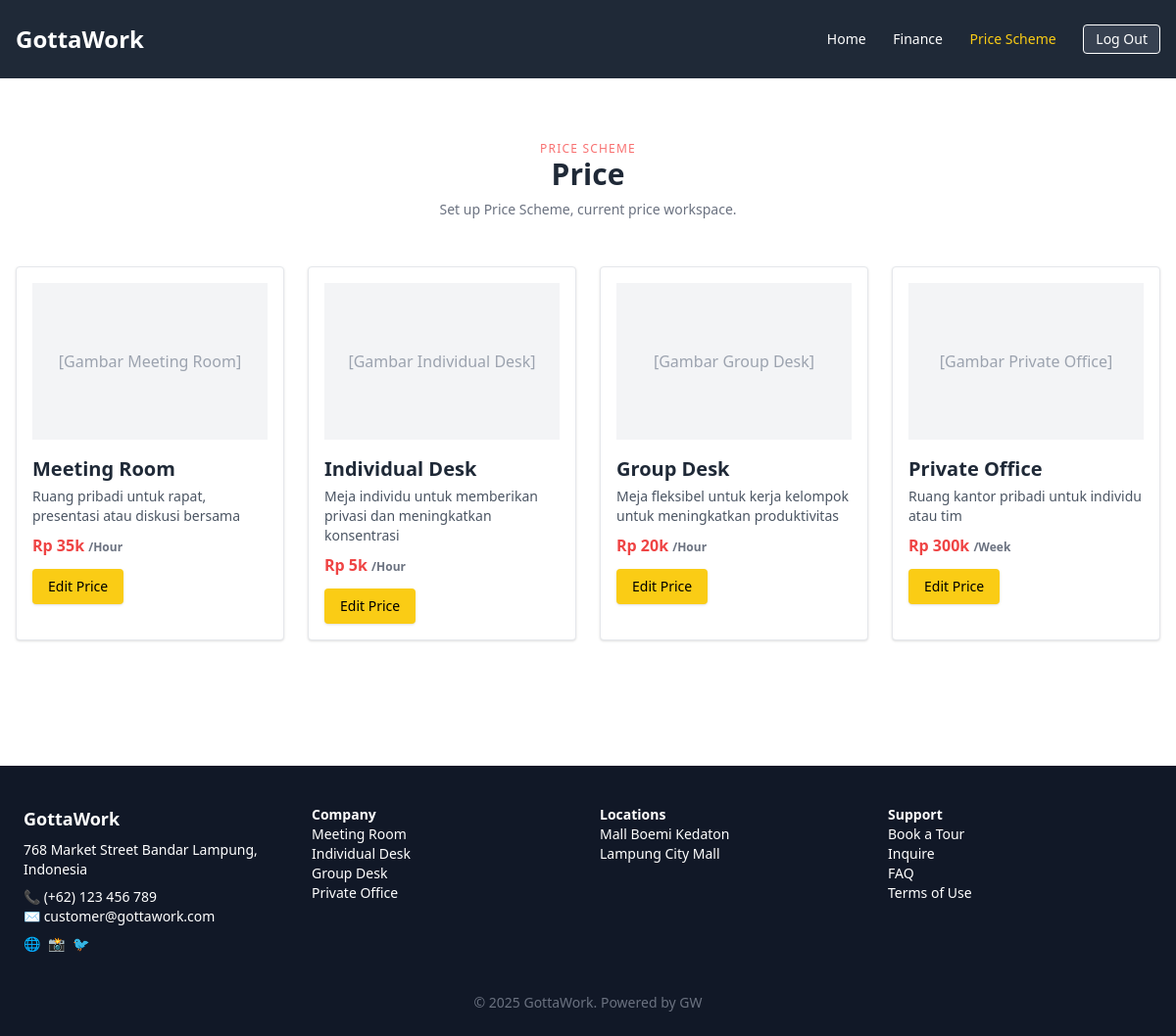
/manager_skematarif.php, run on an earlier commit of the app's database.
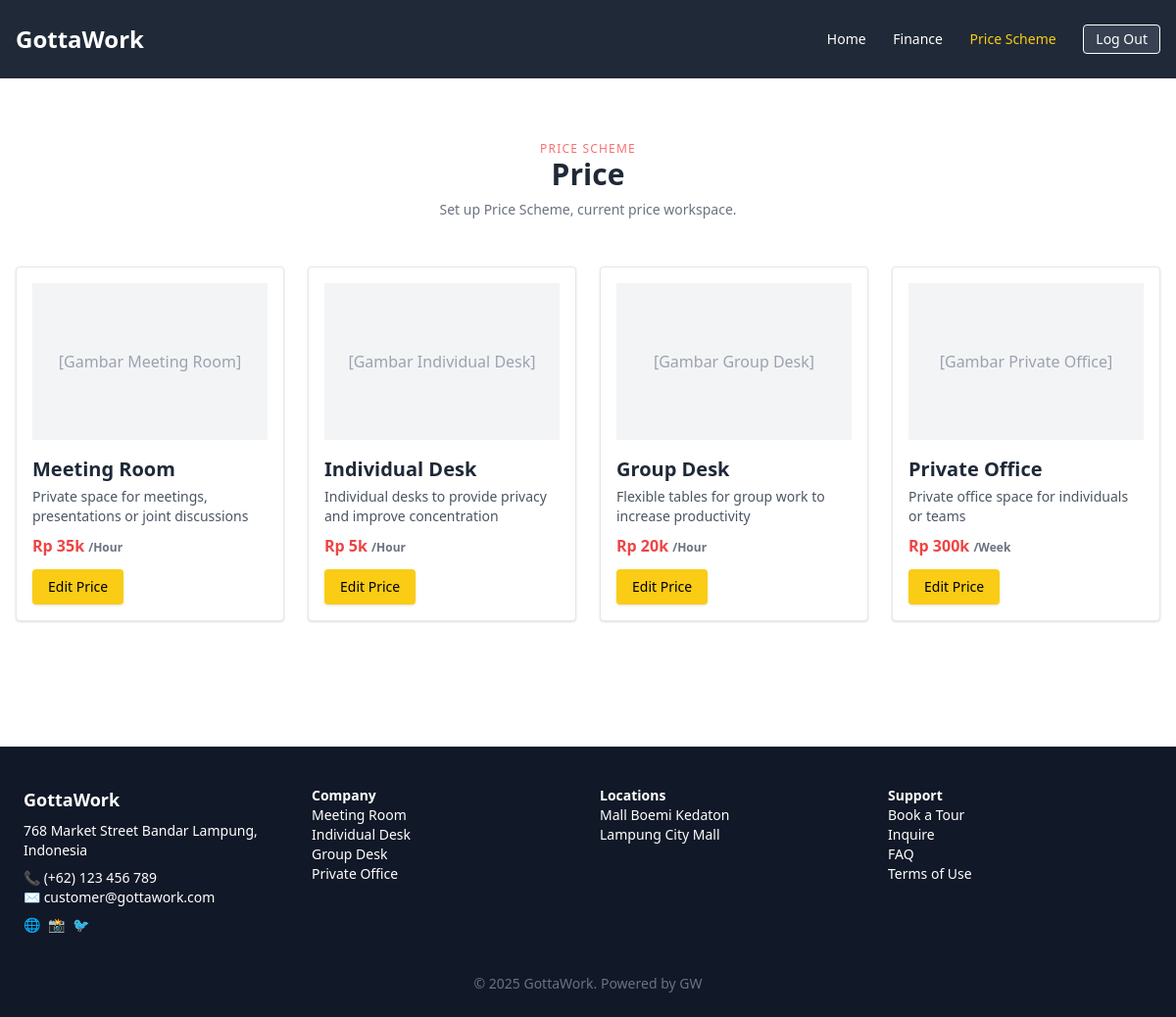
And on a later commit of the database.
### tables this page shows
CREATE TABLE `harga` (
  `id` int NOT NULL,
  `title` varchar(255) DEFAULT NULL,
  `description` text,
  `price` varchar(50) DEFAULT NULL,
  `unit` varchar(10) DEFAULT NULL
);

### manager_skematarif.php (the view, shortened to what this page needs)
<?php
$koneksi = new mysqli("localhost", "root", "", "database_gottawork");
$spaces = [];
$query = "SELECT * FROM harga";
$result = $koneksi->query($query);
while ($row = $result->fetch_assoc()) {
  $spaces[] = $row;
}
?>
<!DOCTYPE html>
<html lang="en">
<head>
  <script src="https://cdn.tailwindcss.com"></script>
</head>
<body class="bg-white text-gray-800">
<header class="bg-gray-800 text-white">
  <div class="max-w-7xl mx-auto py-6 px-4 flex justify-between items-center">
    <div class="text-2xl font-bold">GottaWork</div>
    <nav class="space-x-6 text-sm">
      <a href="#" class="hover:underline">Home</a>
      <a href="#" class="hover:underline">Finance</a>
      <a href="#" class="text-yellow-400">Price Scheme</a>
      <button class="ml-4 bg-gray-700 border border-white px-3 py-1 rounded text-sm">Log Out</button>
    </nav>
  </div>
</header>
<section class="py-16">
  <div class="text-center mb-12">
    <p class="text-red-400 uppercase text-xs tracking-widest">Price Scheme</p>
    <h2 class="text-3xl font-bold">Price</h2>
    <p class="text-sm text-gray-500 mt-2">Set up Price Scheme, current price workspace.</p>
  </div>
  <div class="max-w-7xl mx-auto grid grid-cols-1 md:grid-cols-2 lg:grid-cols-4 gap-6 px-4">
    <?php foreach ($spaces as $space): ?>
      <div class="bg-white border rounded shadow p-4">
        <div class="h-40 bg-gray-100 mb-4 flex items-center justify-center text-gray-400">[Gambar <?= htmlspecialchars($space['title']) ?>]</div>
        <h3 class="text-xl font-semibold mb-1"><?= htmlspecialchars($space['title']) ?></h3>
        <p class="text-sm text-gray-600 mb-2"><?= htmlspecialchars($space['description']) ?></p>
        <p class="text-red-500 font-bold mb-3 price-text">
          <?= htmlspecialchars($space['price']) ?>
          <span class="text-xs text-gray-500"><?= htmlspecialchars($space['unit']) ?></span>
        </p>
        <button onclick="openModal('<?= htmlspecialchars($space['title']) ?>', '<?= $space['price'] ?>', this.closest('div'))" class="bg-yellow-400 text-black px-4 py-2 rounded shadow text-sm">
          Edit Price
        </button>
      </div>
    <?php endforeach; ?>
  </div>
</section>
<footer class="bg-gray-900 text-white mt-16 text-sm">
  <div class="max-w-7xl mx-auto grid grid-cols-2 md:grid-cols-4 gap-6 px-6 py-10">
    <div>
      <h3 class="font-bold text-lg mb-2">GottaWork</h3>
      <p>768 Market Street Bandar Lampung, Indonesia</p>
      <p class="mt-2">📞 (+62) 123 456 789</p>
      <p>✉️ customer@gottawork.com</p>
      <div class="flex space-x-2 mt-2">
        <a href="#">🌐</a><a href="#">📸</a><a href="#">🐦</a>
      </div>
    </div>
    <div>
      <h4 class="font-bold">Company</h4>
      <ul><li>Meeting Room</li><li>Individual Desk</li><li>Group Desk</li><li>Private Office</li></ul>
    </div>
    <div>
      <h4 class="font-bold">Locations</h4>
      <ul><li>Mall Boemi Kedaton</li><li>Lampung City Mall</li></ul>
    </div>
    <div>
      <h4 class="font-bold">Support</h4>
      <ul><li>Book a Tour</li><li>Inquire</li><li>FAQ</li><li>Terms of Use</li></ul>
    </div>
  </div>
  <div class="text-center text-gray-500 pb-6">&copy; 2025 GottaWork. Powered by GW</div>
</footer>
</body>
</html>

What changed in the data, as far as the page shows it:
changed harga "Meeting Room": description "Ruang pribadi untuk rapat, presentasi atau diskusi bersama" → "Private space for meetings, presentations or joint discussions"
changed harga "Individual Desk": description "Meja individu untuk memberikan privasi dan meningkatkan konsentrasi" → "Individual desks to provide privacy and improve concentration"
changed harga "Group Desk": description "Meja fleksibel untuk kerja kelompok untuk meningkatkan produktivitas" → "Flexible tables for group work to increase productivity"
changed harga "Private Office": description "Ruang kantor pribadi untuk individu atau tim" → "Private office space for individuals or teams"
